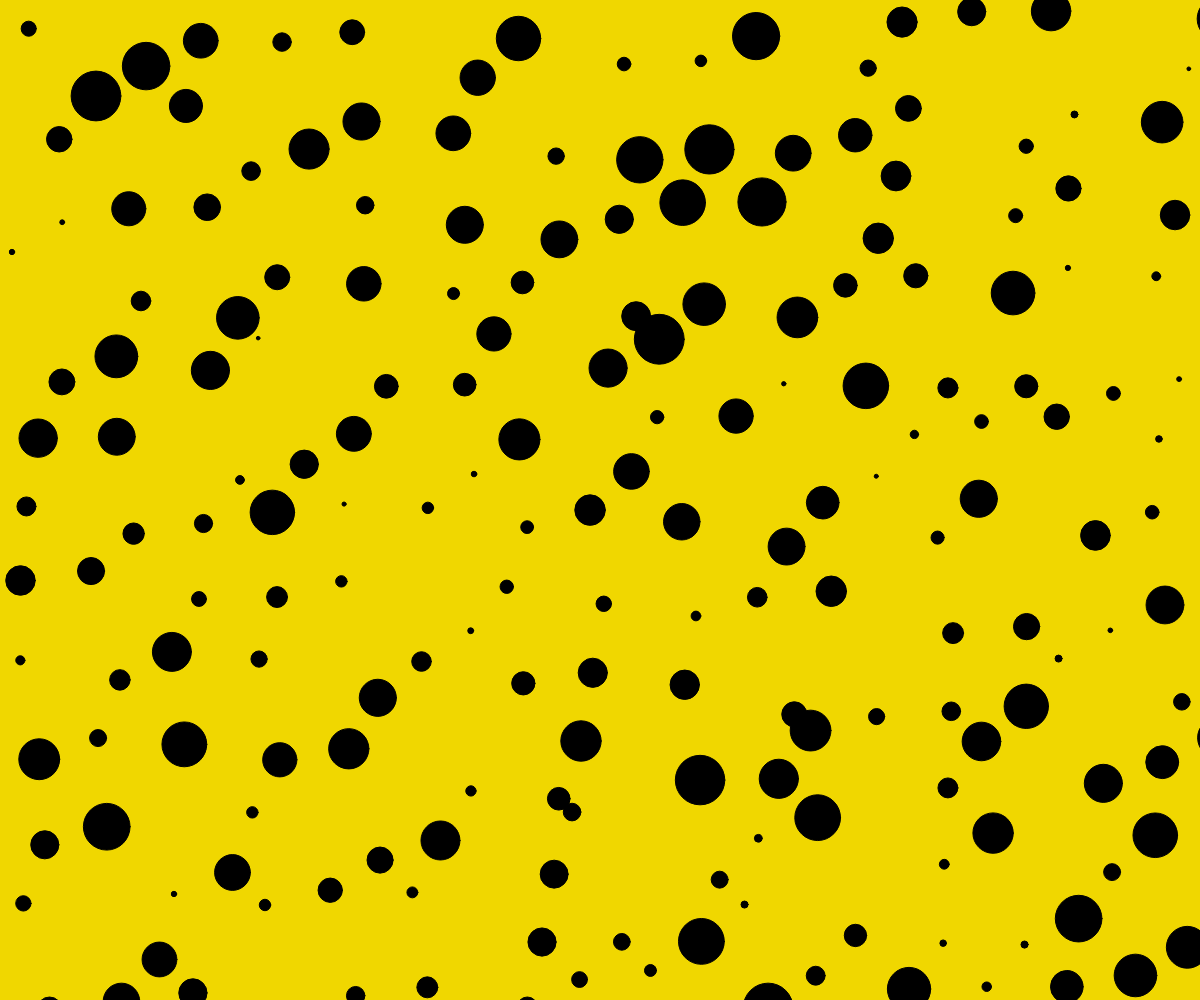
Frame 1 (no input)
Frame 60 (no input): identical to frame 1, image omitted
Frame 120 (the mouse pressed at the canvas centre since frame 60): identical to frame 1, image omitted

The p5.js sketch that drew this single still picture (run headless with seeded random() and noise() and a simulated clock; from frame 60 on, the mouse is pressed at the canvas centre):

// p5.js sketch
// ── sketch.js
let eDiam = 80;


function setup() {
  createCanvas(windowWidth, windowHeight);
}

function draw() {
  background(240,215,0);
  fill("black");
  randomSeed(55);

  for (let xpos = 0; xpos <= width; xpos += eDiam) {
    for (let ypos = 0; ypos <= height; ypos += eDiam) {
      let tDiam = random(3,50);
      let trans = random(10,80);
      ellipse(xpos + trans, ypos + trans, tDiam, tDiam);
    }
  }
}
